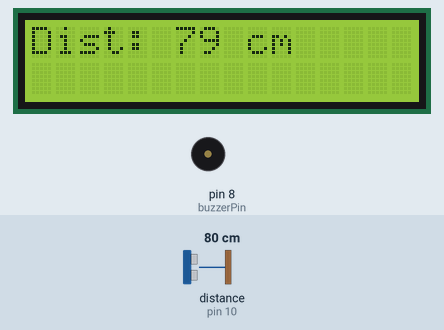
Bench run of a sketch on a simulated Arduino Uno, built with avr-gcc and run on an emulated ATmega328P. Parts: 16×2 character LCD, buzzer (waves = sounding). Wiring (from diagram.json): ultrasonic range finder: trigger pin 9; echo pin 10. The test bench sets the inputs (shaded band); at power-on: distance to the obstacle (sensor on pin 10) 80 cm. The echo pulse lasts 58.3 µs per cm; what the sketch prints to the serial monitor is not drawn.

Above: at 1.2 s.
1.3 s: distance to the obstacle (sensor on pin 10) set to 23 cm
At 2.2 s:
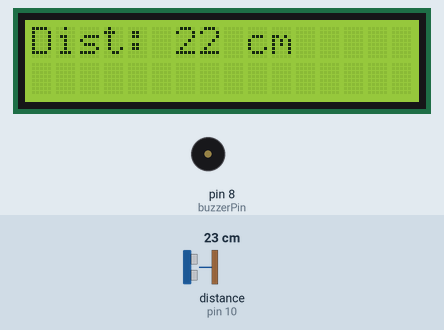
2.8 s: distance to the obstacle (sensor on pin 10) set to 19 cm
At 3.4 s:
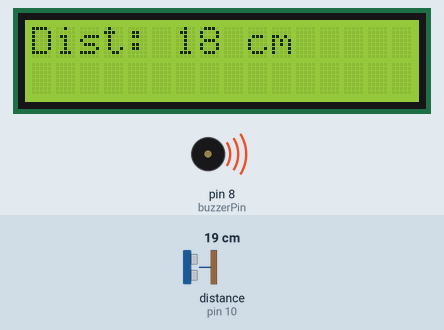
4.4 s: distance to the obstacle (sensor on pin 10) set to 2 cm
At 6.2 s:
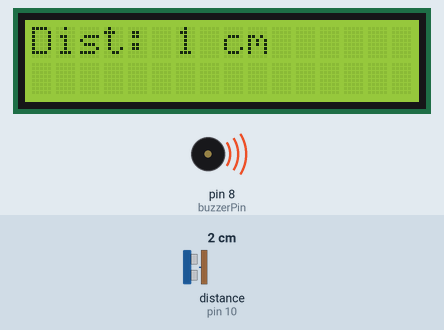
Timing chart, 0 to 7.7 s (numbered marks = the images above; inputs shaded):
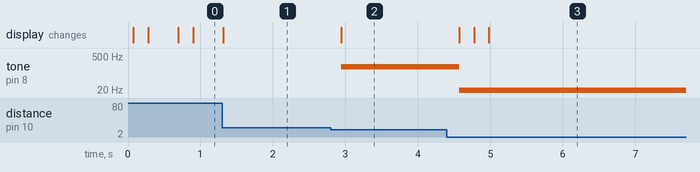

The sketch:

sketch.ino
```cpp
#include <LiquidCrystal.h>
LiquidCrystal lcd(12, 11, 5, 4, 3, 2);
const int buzzerPin = 8; // Tell the brain where the buzzer is
void setup()
{
  lcd.begin(16, 2); // Start LCD
  Serial.begin(9600);
pinMode(buzzerPin, OUTPUT); // The buzzer is a "Mouth" (Output)
  pinMode(9, OUTPUT);   // Trigger pin
  pinMode(10, INPUT);   // Echo pin
}

void loop()
{
  digitalWrite(9, LOW);
  delayMicroseconds(2);

  digitalWrite(9, HIGH);
  delayMicroseconds(10);

  digitalWrite(9, LOW);

  long duration = pulseIn(10, HIGH);
  int distance = duration * 0.034 / 2;

  lcd.setCursor(0, 0);
  lcd.print("Dist: ");
  lcd.print(distance);
  lcd.print(" cm   ");
if (distance < 20) {
  tone(buzzerPin, distance*10); // Send a 1000Hz sound (a beep)
} else {
  noTone(buzzerPin);     // Shhh! Be quiet
}
  Serial.print("Distance: ");
  Serial.println(distance);

  delay(200);
}
```

Measured:
- the behaviour switches between 21 and 20 cm on distance to the obstacle (sensor on pin 10) (found by bisection; images 1 and 2)
- after the input at 1.3 s, the display: changes at once (image 1)
- after the input at 2.8 s, tone on pin 8 (buzzerPin): silent → 180 Hz after 0.14 s; the display: changes after 0.14 s (image 2)
- after the input at 4.4 s, tone on pin 8 (buzzerPin): 180 Hz → 10 Hz after 0.17 s, → 20 Hz 0.20 s later, → 10 Hz 0.20 s later; the display: changes after 0.17 s (image 3)
